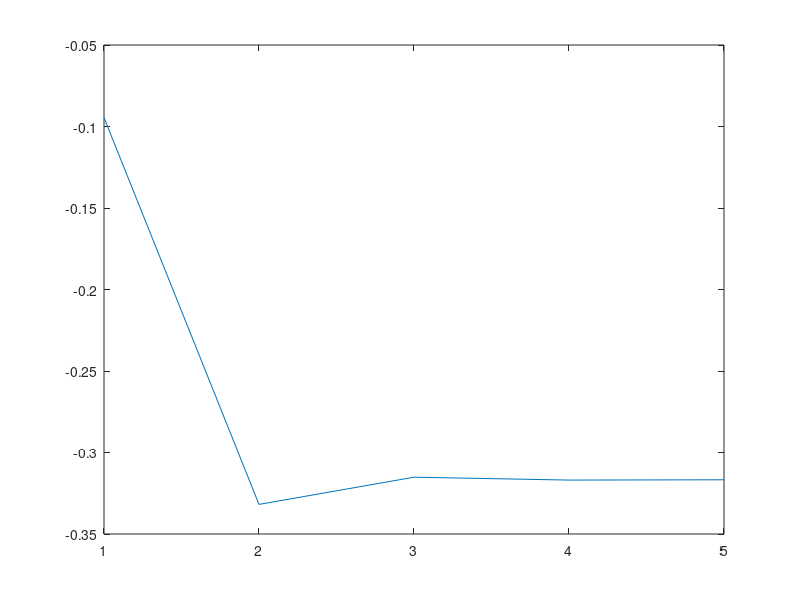

Recreate this plot in MATLAB.
prompt=('Introduce el numero de iteraciones:');
n= input (prompt);
prompt= ('Introduce el valor inicial:');
a= input (prompt);
vectorIt=1:1:n;
for i=1:1:n
    if i==1
        x(i)=-cos(a)/3
    else
        x(i)=-cos(x(i-1))/3
    end
end
plot(vectorIt,x);
























